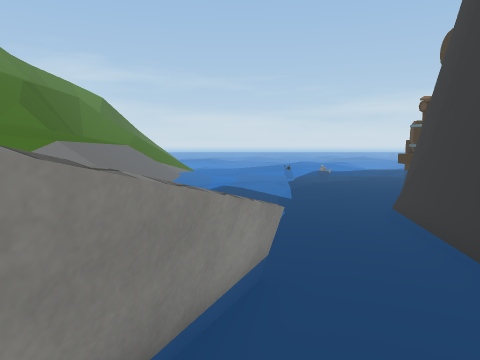
view 1 (above)

24 first-person views from a walk through a scene from a Unity 3-D project. The camera is 1.5 m above the floor, tilts 6° down and sees 70° across. The floor is counted in squares, 1 m on a side. Each view is taken from the middle of a square. On the plan, view 1 faces up. The plan holds only what a view shows up to about 16 squares ahead; the rest is blank. The place goes on beyond the plan. The player character is not drawn. Some surface patterns are stand-ins.

view 2
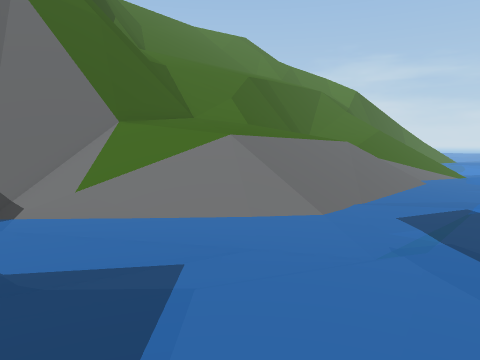

view 3
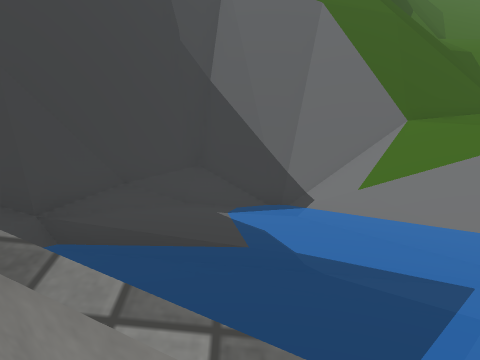

view 4
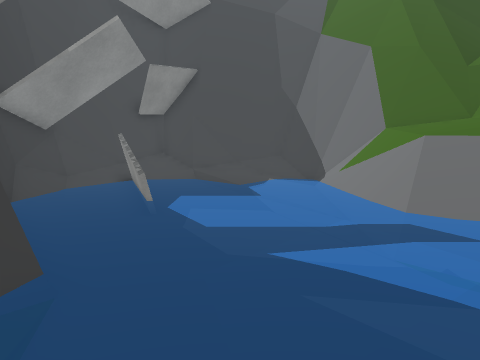

view 5
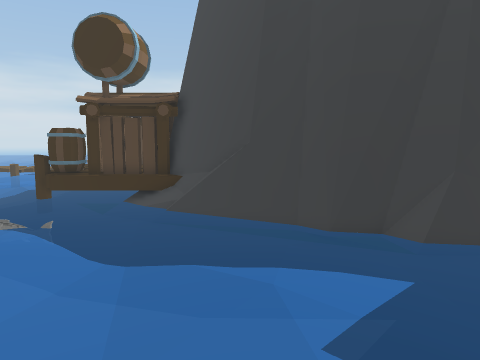

view 6
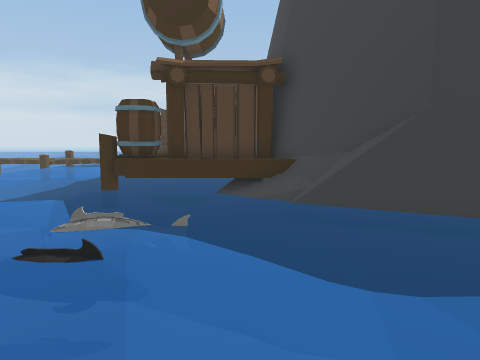

view 7
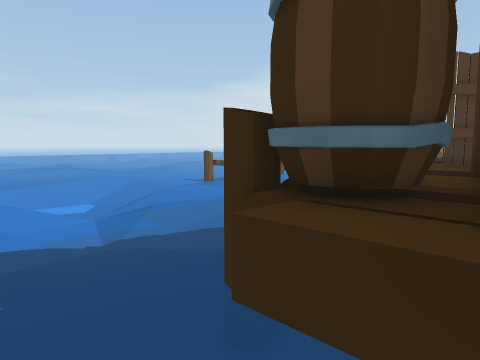

view 8
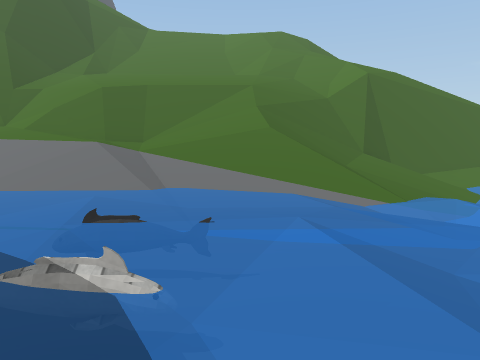

view 9
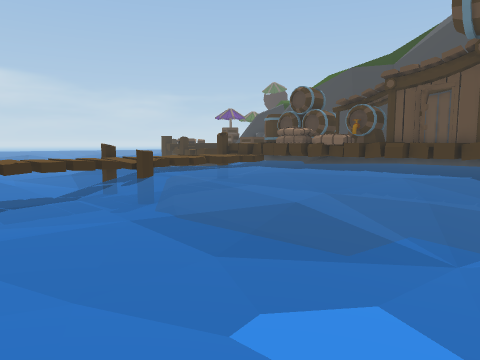

view 10
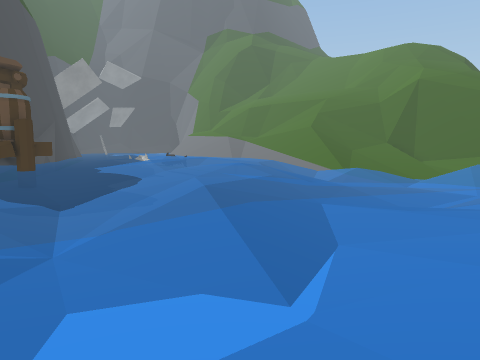

view 11
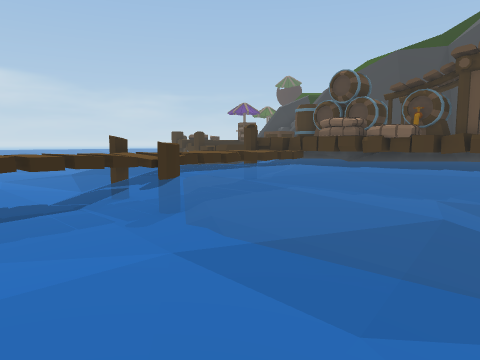

view 12
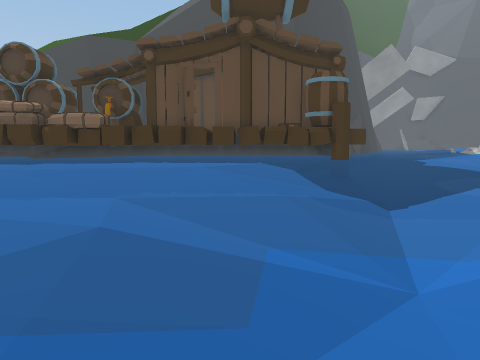

view 13
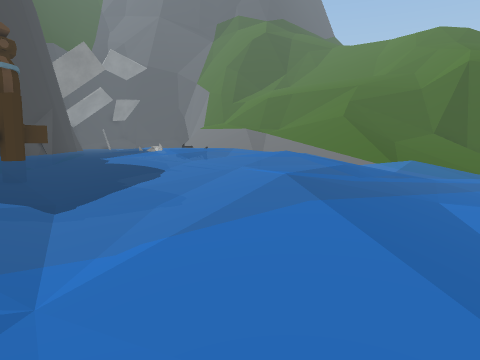

view 14
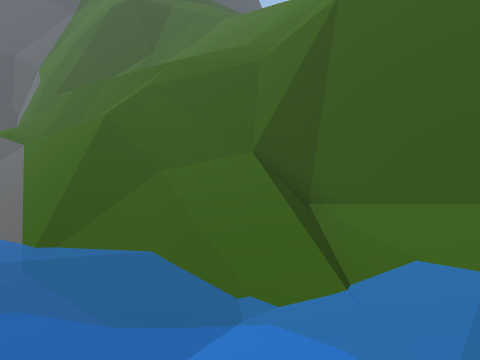

view 15
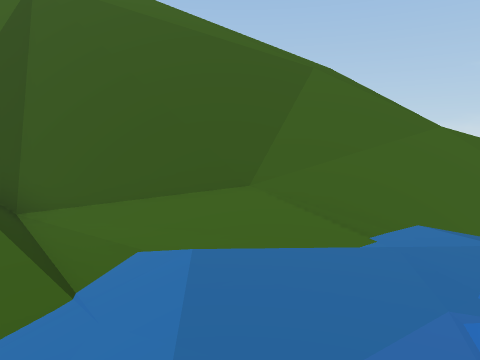

view 16
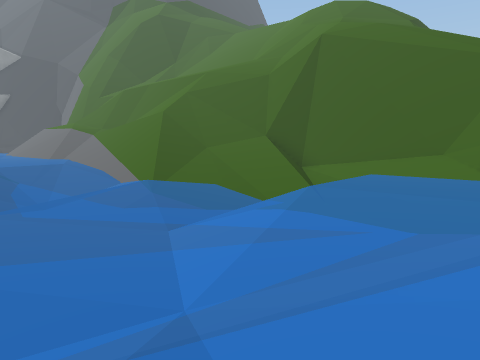

view 17
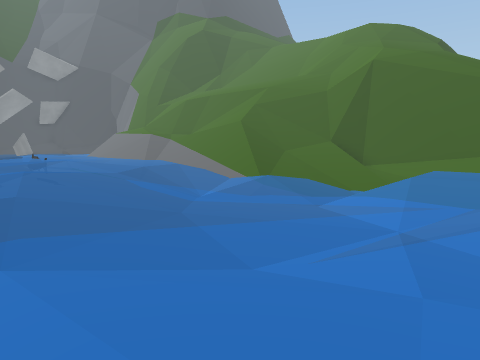

view 18
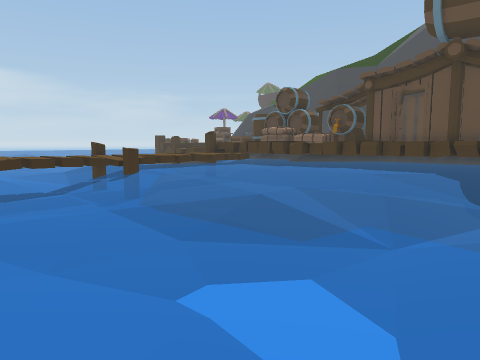

view 19
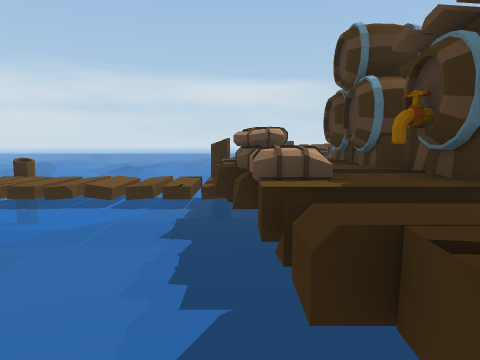

view 20
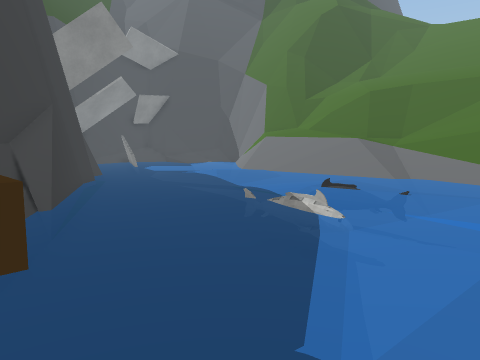

view 21
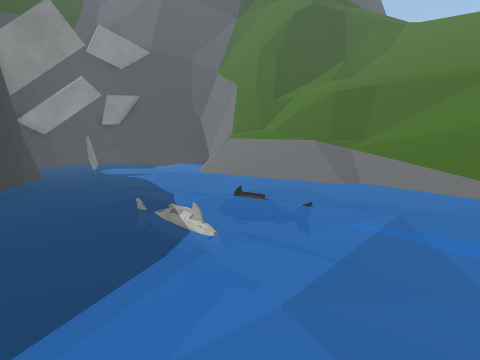

view 22
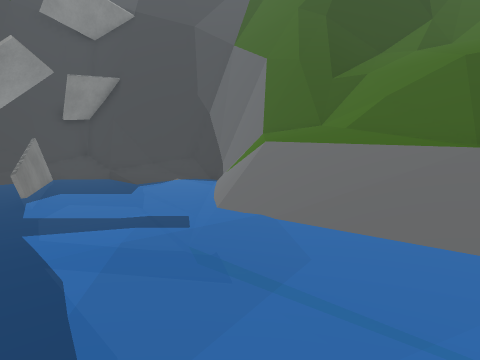

view 23
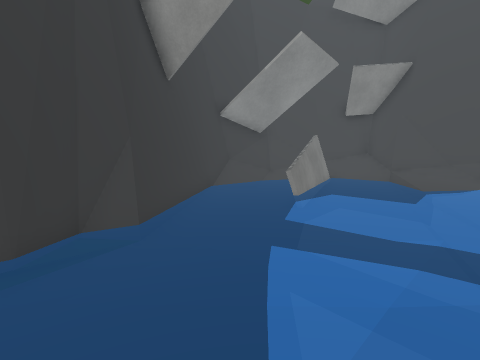

view 24
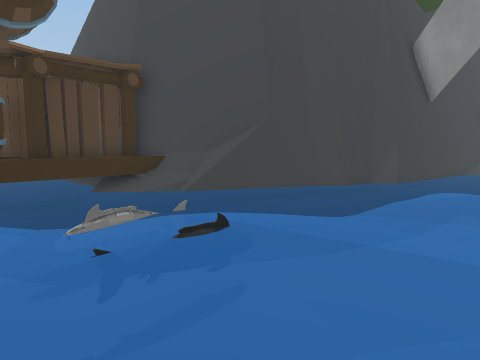

### Floor plan
Key: @ floor where view 1 was taken; # wall or solid block; x gap in a wall; . main floor; : floor 0.5 m higher than the main floor; - floor 0.5 m lower than the main floor; _ floor 0.75 m lower than the main floor; + floor 1.25 m higher than the main floor; < floor 1.25 m lower than the main floor; * floor 1.5 m higher than the main floor; % floor 2 m higher than the main floor; & floor 5.5 m higher than the main floor; / step, stairs or slope; = window, fence, low wall or low ledge; ^ raised ledge; v drop or lower ground; O other object.
Columns run from 16 left of view 1 to 28 right of it. Each row starts with its distance up from view 1.
 36      //v=.        _    _  _____
 35      /v#=/     _/_________//_________
 34      /v#//     __________//<<<<_______^^^_
 33    ///##//    //____/___<</<<<<_______^^^__//
 32   ////##//// ///__//_/__////<<_//_-___^^^____
 31   ////v#/_/////____/__//////<<//-     =OO/___
 30     //v#-//_________//     /////      xvv#///
 29     //v#////_______-      //_/_/      .::/
 28     //v#////_--////      //_////      ///
 27      /v#////_-////       -__/-        ///  //
 26   //  v#///////_//       -___-        //////_
 25  //////#/////__//        -__//        //=-___
 24  //////=//////-         .-__//        //=#___
 23  //////=//////           ---/ . .=O##OO^^^_
 22   // ////////. .          .#^^^^^^OOOO^^
 21        //////.         ...###^^^O^^^^OOO
 20       #=/////.         ...^##O^^#OOO#OOO  #O
 19       #=/////..        ...##^^^^  # vvvvv OO
 18       /v=////..       ....^^ ^ ^ vvvvvvvv
 17        v=/+///..   .  ....##    vv vvvvv
 16       /v^/+///.   ........#### vv
 15 //   ///==*///.   ......=##    #
 14 ///&////#/*///.    ....###
 13 ==/&//////////.    ....##
 12 #^=///////////.   ....##
 11  ##////=//*///.  .....#
 10   ##====#%*#=/. .....##
  9    ^^^^^^%#==.......=#
  8     v^^^^#==........##
  7       ^###=.........#
  6         ##..........#
  5         #.......==..#
  4         #.......=..##
  3         #=.....==..##
  2         ^#.....#...#
  1          ###...#..O#
  0           ##=.##@##^

Positions as (right, up) in squares from view 1, and headings:
1: (0, 0), facing up
2: (1, 4), facing up-left
3: (1, 4), facing left
4: (5, 13), facing down-left
5: (-4, 13), facing right
6: (-1, 17), facing right
7: (8, 19), facing up-right
8: (8, 21), facing left
9: (11, 36), facing down-right
10: (14, 36), facing down-left
11: (14, 35), facing down-right
12: (14, 33), facing down
13: (13, 33), facing down-left
14: (-2, 33), facing down-left
15: (-2, 33), facing left
16: (2, 36), facing down-left
17: (7, 36), facing down-left
18: (10, 36), facing down-right
19: (14, 23), facing right
20: (10, 23), facing down-left
21: (8, 24), facing down-left
22: (3, 17), facing down-left
23: (2, 15), facing down
24: (-1, 22), facing down-right
